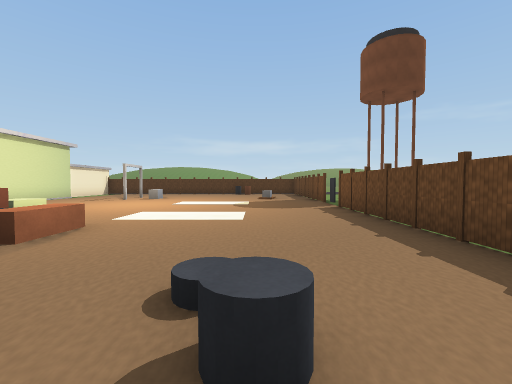
view 1 (above)

16 first-person views from a walk through a scene from a Unity 3-D project. The camera is 1.4 m above the floor, tilts 2° down and sees 90° across. The floor is counted in squares, 2 m on a side. Each view is taken from the middle of a square. On the plan, view 1 faces up. The plan holds only what a view shows up to about 9 squares ahead; the rest is blank. The place goes on beyond the plan. The player character is not drawn.

view 2
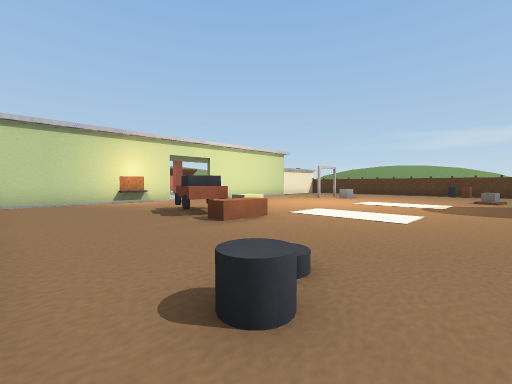

view 3
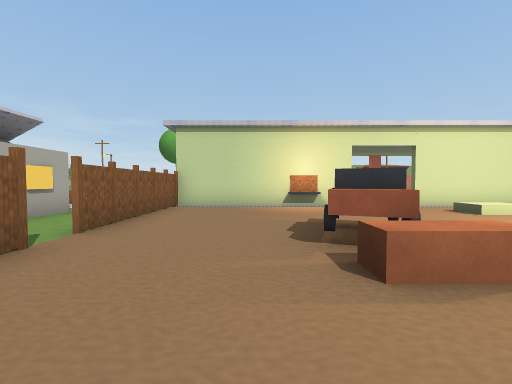

view 4
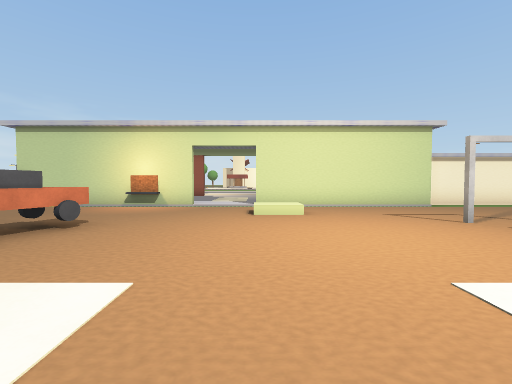

view 5
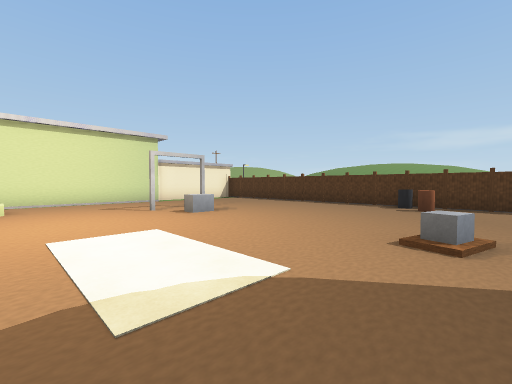

view 6
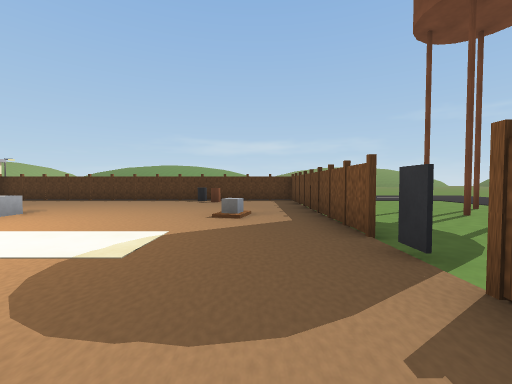

view 7
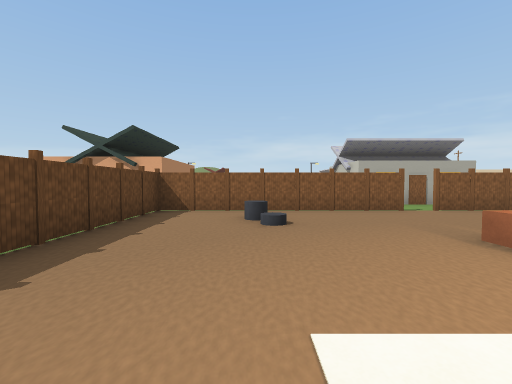

view 8
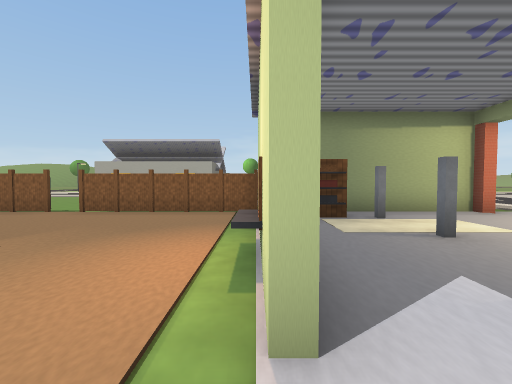

view 9
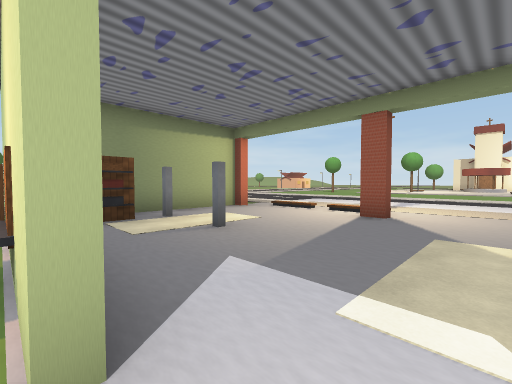

view 10
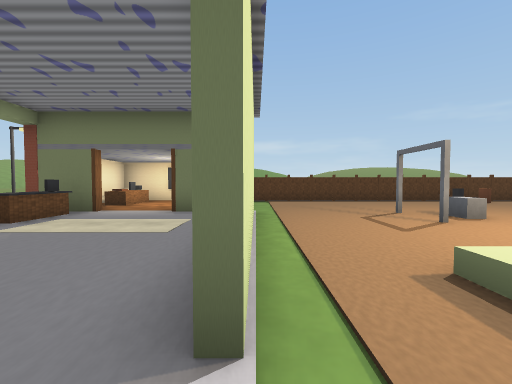

view 11
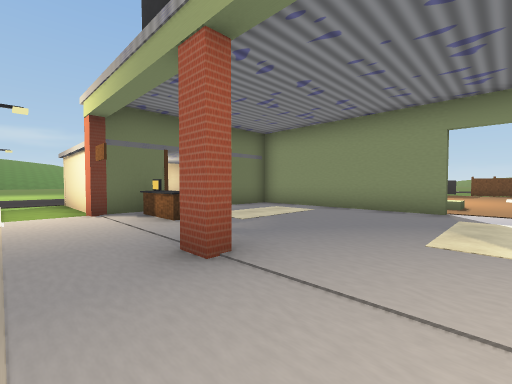

view 12
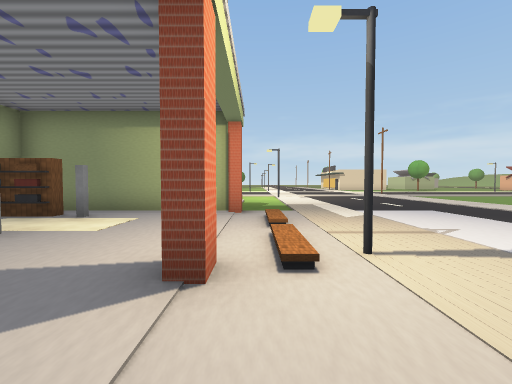

view 13
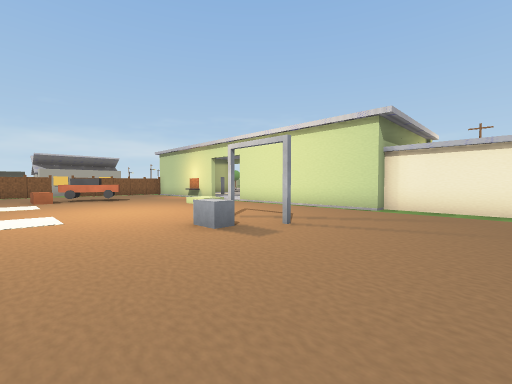

view 14
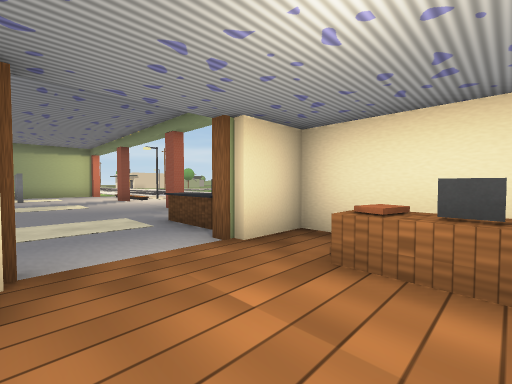

view 15
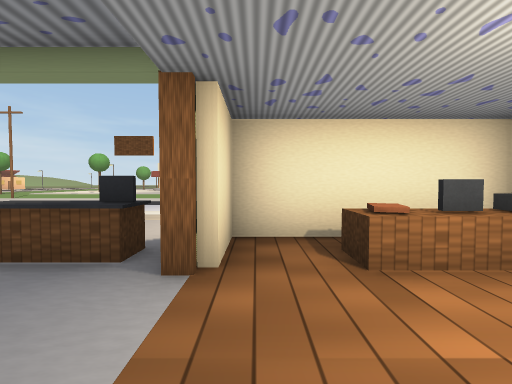

view 16
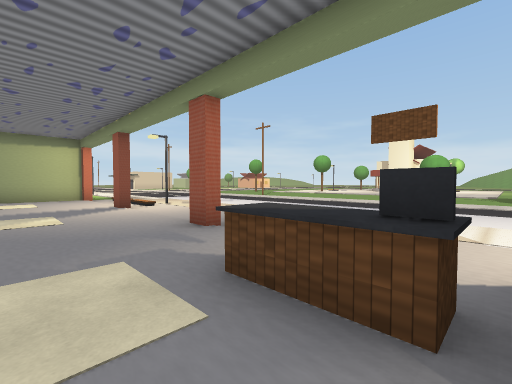

### Floor plan
Points are (right, up) in squares from view 1. A wall is a line through its corners. A room is listed if a view was taken in it or the views show most of it. See-through windows are left out.
Room 1 (views 1, 2, 3, 4, 5, 6, 7, 8, 9, 10, 11, 12, 13)
walls: (-9.2, 6.9) (-9.2, 12); (-9, 2.6) (-9, -0.5) (-4.5, -0.5); (-9.5, 12.3) (-11.1, 12.3); (-13, 12.3) (-14.4, 12.3); (-13.5, 11.8) (-13.5, 11.4); (-3.8, -0.5) (2.5, -0.5) (2.5, 7.6); (-9.5, 15.5) (-9.5, 12.5) (-9, 12.5) (-9, 7); (2.5, 9.2) (2.5, 15); (-14.5, 13.5) (-14.5, 15.5); (-14.4, -0.3) (-10.2, -0.3)
low walls: (-13.7, 10.4) (-13.7, 11.8); (-13.2, 11.8) (-13.2, 10.2)
ways out: opening at (-12, 12) to room 2; opening at (-15.5, 0); opening at (-4, -1); opening at (2, 9)
objects: other object (-15, 4); other object (-15, 8); other object (-15, 13); other object (-11, 1) to (-10, 1); other object (-9, 3) to (-9, 4); other object (-5, 3) to (-4, 4); other object (-5, 11) to (-5, 12); other object (-3, 3) to (-3, 4); other object (-1, 15); other object (0, 1); other object (0, 11)
Room 2 (views 14, 15, 16)
walls: (-14.3, 15.5) (-14.3, 12.7) (-13, 12.7) (-13, 12.3)
low walls: (-13, 13.9) (-13.8, 13.9); (-13, 14.6) (-13, 14) (-13.6, 14.1); (-13.5, 14.4) (-13.1, 14.3)
ways out: opening at (-12, 12) to room 1
objects: other object (-13, 15)

Where each view was taken, in squares from view 1:
view 1: 0 up, 0 right, facing up
view 2: 0 up, 1 right, facing up-left
view 3: 2 up, 1 left, facing left
view 4: 7 up, 1 left, facing left
view 5: 8 up, 1 right, facing up-left
view 6: 6 up, 1 right, facing up
view 7: 6 up, 0 right, facing down
view 8: 6 up, 9 left, facing down
view 9: 6 up, 9 left, facing down-left
view 10: 6 up, 9 left, facing up
view 11: 6 up, 16 left, facing up-right
view 12: 6 up, 15 left, facing down
view 13: 15 up, 2 left, facing down-left
view 14: 15 up, 11 left, facing down-left
view 15: 13 up, 11 left, facing left
view 16: 12 up, 12 left, facing down-left
